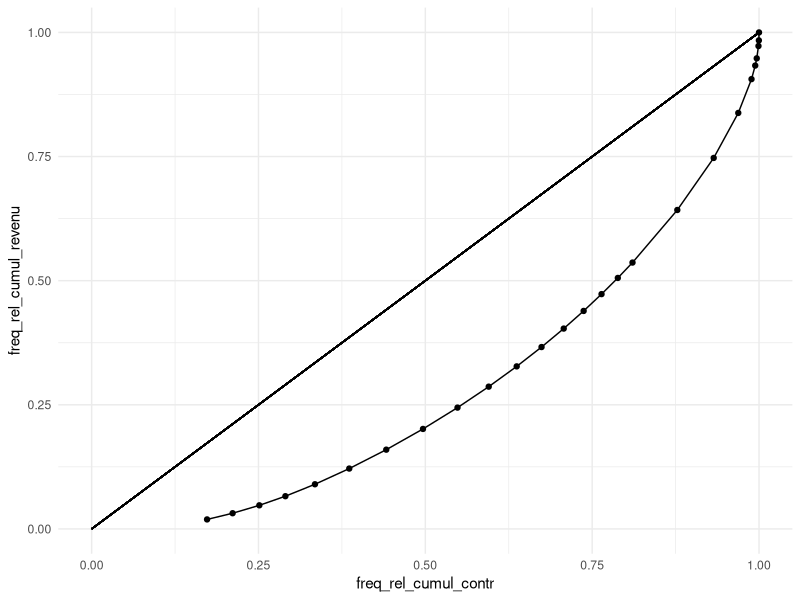
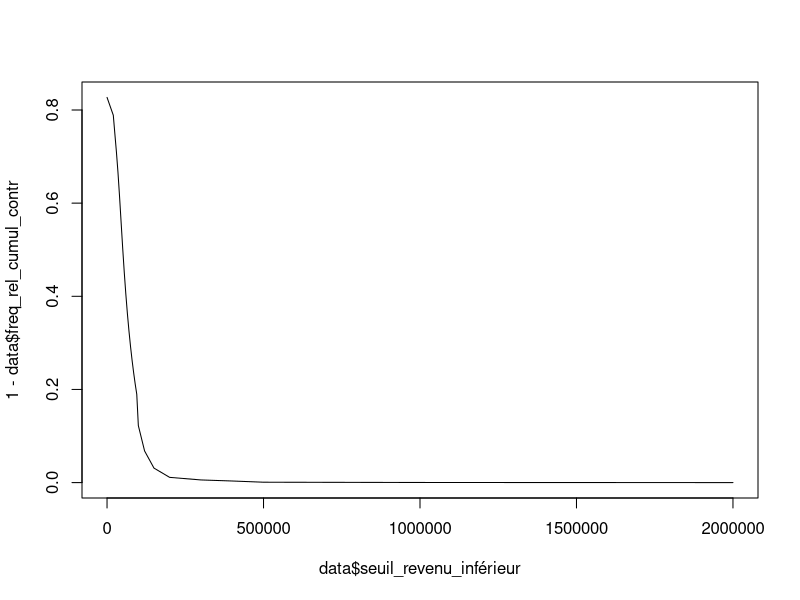
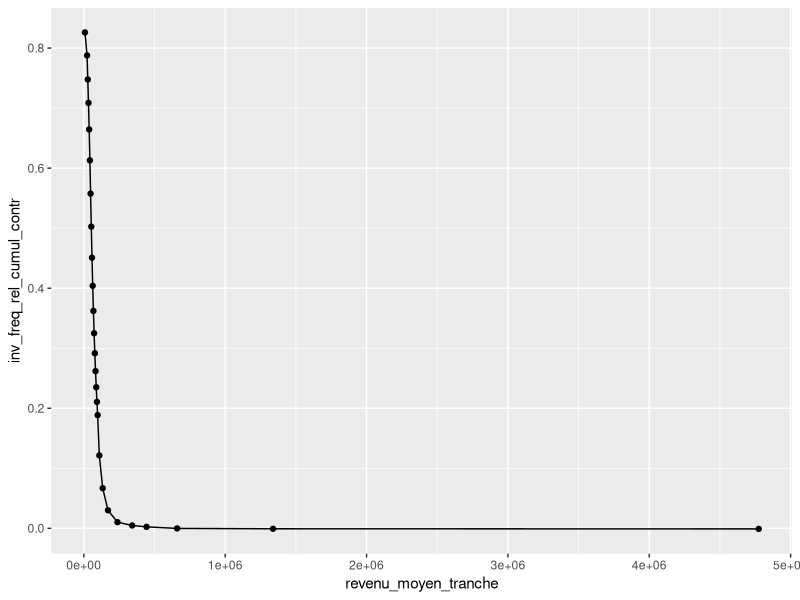

Generate these figures, in order, with R:
## ---- chunk 1
#| echo: false
#| message: false
#| warning: false

library(tidyverse)
library(readxl)

exercices_gini_afc2022_r <- read_excel("exercices_gini_afc2022_r.xlsx", 
    sheet = "CH", skip = 1)

## ---- chunk 2
#| echo: false
#| message: false
#| warning: false

data <- exercices_gini_afc2022_r %>% 
  mutate(
    freq_rel_cumul_contr = cumsum(nombre_contribuables)/sum(nombre_contribuables),
    freq_rel_cumul_revenu = cumsum(revenu_net)/sum(revenu_net)
  )

## ---- chunk 3

data %>% 
  ggplot(aes(x = freq_rel_cumul_contr, y = freq_rel_cumul_revenu))+
  geom_point()+
  geom_line()+
  geom_segment(aes(x = 0, y = 0, xend = 1, yend = 1))+
  theme_minimal()
## ---- chunk 4

# first triangle under the Lorenz curve


triangle = rep(NA, length(data$freq_rel_cumul_contr))

triangle[1] = (data$freq_rel_cumul_contr[1]*data$freq_rel_cumul_revenu[1])/2


for (i in 2:length(data$freq_rel_cumul_contr)) {
  
  triangle[i] = (data$freq_rel_cumul_contr[i]-data$freq_rel_cumul_contr[i-1])*(data$freq_rel_cumul_revenu[i]-data$freq_rel_cumul_revenu[i-1])/2
  
}

square = rep(NA, length(data$freq_rel_cumul_contr[-1]))

for (i in 1:length(data$freq_rel_cumul_contr)) {
  
  square[i] = (data$freq_rel_cumul_contr[i+1]-data$freq_rel_cumul_contr[i])*data$freq_rel_cumul_revenu[i]
  
  
}

# somme des aires des triangles et des carrés

somme_aires = sum(square, na.rm = T)+sum(triangle)

# Gini = 1 - 2*somme_aire

gini = 1-2*somme_aires

## ---- chunk 5

plot(data$seuil_revenu_inférieur, 1-data$freq_rel_cumul_contr, type = "l")

data3 <- data %>% 
  mutate(
    revenu_moyen_tranche = revenu_net/nombre_contribuables,
    inv_freq_rel_cumul_contr = 0.999 - freq_rel_cumul_contr,
    log_revenu_moyen_tranche = log(revenu_moyen_tranche),
    log_inv_freq_rel_cumul_contr = log(inv_freq_rel_cumul_contr)
  )


data3 %>% 
  ggplot(aes(x = revenu_moyen_tranche, y = inv_freq_rel_cumul_contr))+
  geom_point()+
  geom_line()


summary(lm(data = data3,
           log_inv_freq_rel_cumul_contr ~ log_revenu_moyen_tranche))  
  
  
